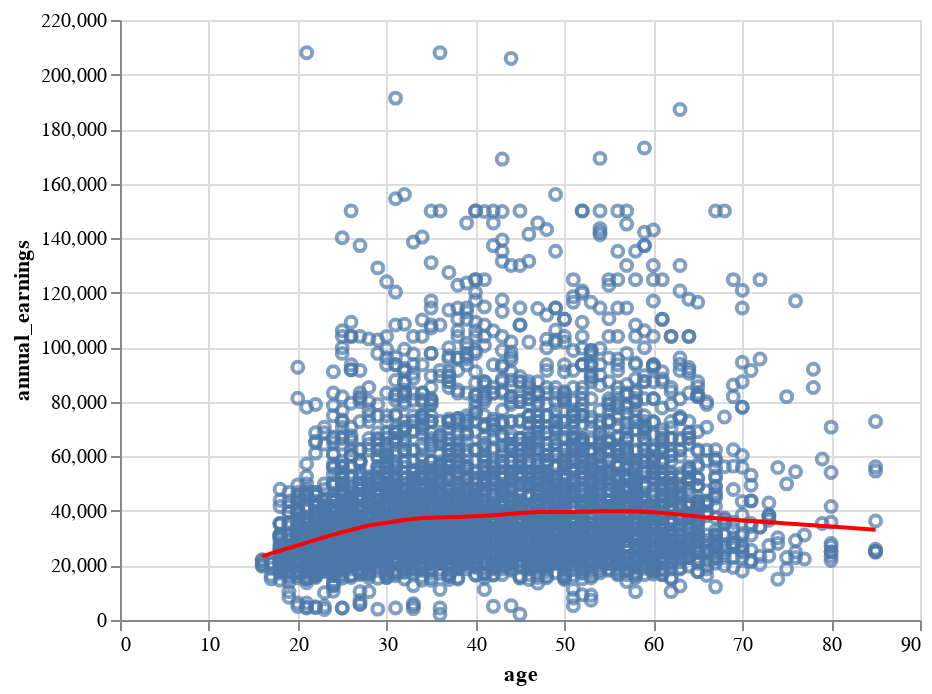

Write notebook code for a chart like this one.
### Markdown cell above
### Exercise 3

### Code cell
alt.data_transformers.disable_max_rows()
base = (
    alt.Chart(cps).mark_point().encode(
        x = 'age',
        y = 'annual_earnings',
    )
)

loess = base.transform_loess(
    'age', 'annual_earnings').mark_line(color='red')

base + loess

### Figure 1 — Vega-Lite specification as saved in the notebook (floating-point values rounded to 4 significant figures; data arrays with more than 128 entries replaced by an {"elided": "..."} marker saying what was removed)
{"config": {"view": {"continuousWidth": 400, "continuousHeight": 300}}, "layer": [{"mark": "point", "encoding": {"x": {"field": "age", "type": "quantitative"}, "y": {"field": "annual_earnings", "type": "quantitative"}}}, {"mark": {"type": "line", "color": "red"}, "encoding": {"x": {"field": "age", "type": "quantitative"}, "y": {"field": "annual_earnings", "type": "quantitative"}}, "transform": [{"loess": "annual_earnings", "on": "age"}]}], "data": {"name": "data-f687d60656c440dc22f09ddfdda17933"}, "$schema": "https://vega.github.io/schema/vega-lite/v4.17.0.json", "datasets": {"data-f687d60656c440dc22f09ddfdda17933": {"elided": "11150 records"}}}
